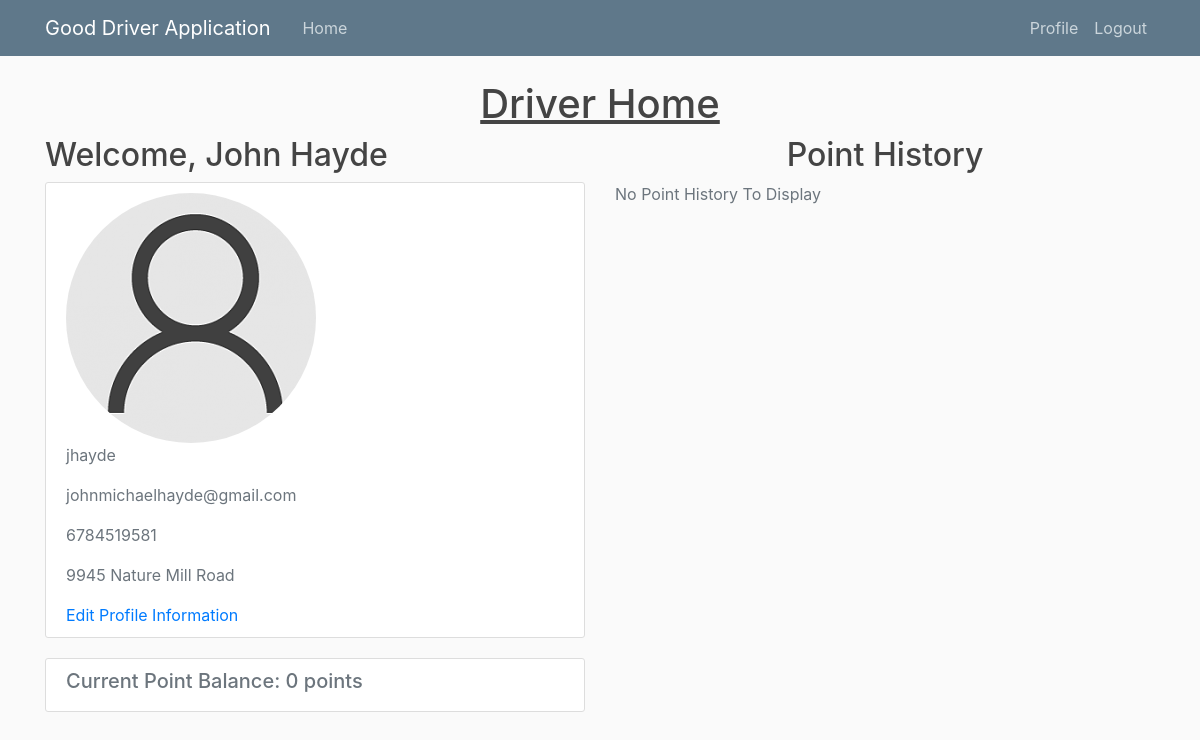
Page /driver_home/ (signed in) on the earlier database version.
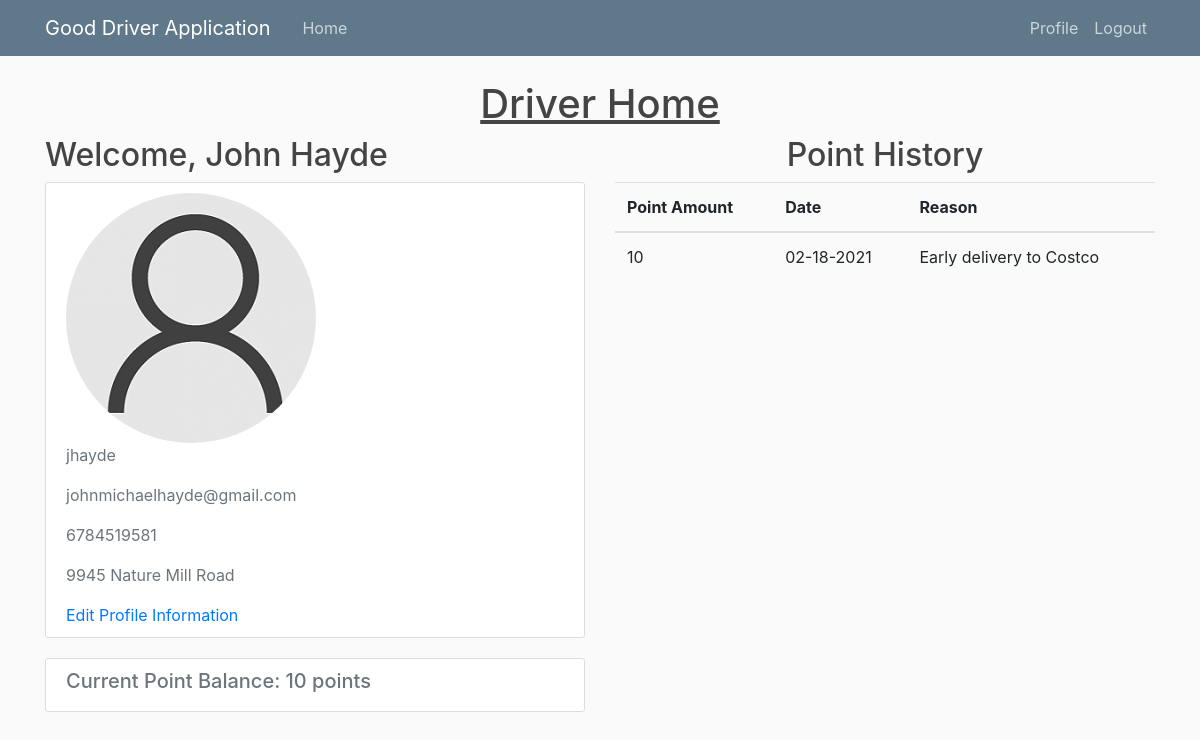
Same page on the later database version.
### users/models.py (models this page shows)
class PointHist(models.Model):
	username = models.CharField(max_length=30)
	sponsor_username = models.CharField(max_length=30)
	date = models.CharField(max_length=30)
	points = models.IntegerField(default=0)
	reason = models.CharField(max_length=300)

### portal/views.py (the view)
# urls.py: path('driver_home/', views.driver_home, name='driver-home'),
def driver_home(request):
	user = request.user
	driver = Driver.objects.get(username=user.username)
	try:
		point_hist = PointHist.objects.filter(username=user.username)
	except PointHist.DoesNotExist:
		point_hist = None
	data = {
	'points' : driver.points,
	'point_hist' : point_hist,
	'first_name' : driver.first_name,
	'last_name' : driver.last_name,
	'phone_num' : driver.phone_num,
	'address' : driver.address,
	'profile_photo' : driver.profile_photo.url,
	'sponsor' : driver.sponsor
	}
	return render(request, 'portal/driver_home.html', data)

### portal/templates/portal/driver_home.html
{% extends "portal/base.html" %}
{% load static %}
{% block content %}
	<div class="row">
		<div class="col-md-12 d-flex justify-content-center">
			<h1 style="text-decoration: underline;">Driver Home</h1>
		</div>
	</div>
	<div class="row">
		<div class="col-md-6">
			<h2 class="account-heading">Welcome, {{ first_name }} {{ last_name }}</h2>
			<div class="content-section">
				<div class="media-body">
					<img class="rounded-circle account-img img-fluid" src="{{ profile_photo }}">
					<p class="text-secondary">{{ user.username }}</p>
					<p class="text-secondary">{{ user.email }}</p>
					<p class="text-secondary">{{ phone_num }}</p>
					<p class="text-secondary">{{ address }}</p>
					<a href="{% url 'update-info' %}">Edit Profile Information</a>
				</div>
			</div>
			<div class="content-section">
				<div class="media-heading">
					<h5 class="text-secondary">Current Point Balance: {{ points }} points</h5>
				</div>
			</div>
		</div>
		<div class="col-md-6">
			<h2 class="media-heading d-flex justify-content-center">Point History</h2>
			{% if point_hist %}
				<table class="table">
					<tr>
						<th scope="col">Point Amount</th>
						<th scope="col">Date</th>
						<th scope="col">Reason</th>
					</tr>
					{% for item in point_hist reversed %}
						<tbody>
							<tr>
								<td>{{ item.points }}</td>
								<td>{{ item.date }}</td>
								<td>{{ item.reason }}</td>
							</tr>
						</tbody>
					{% endfor %}
				</table>
			{% else %}
				<p class="text-secondary">No Point History To Display</p>
			{% endif %}
		</div>
	</div>
{% endblock content%}

Differences in the rows shown:
added PointHist: points "10", date "02-18-2021", reason "Early delivery to Costco"
Other differences:
{{ points }}: "0" → "10"
text no longer shown: "No Point History To Display"
text now shown: "Point Amount Date Reason"
